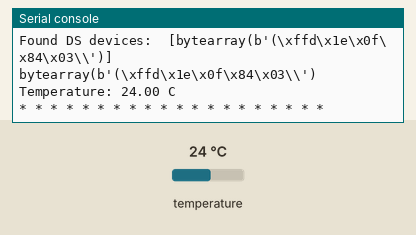
The program below on a simulated ESP32 board running MicroPython. Shown: the last lines printed to the serial console. The inputs (shaded band) are chosen by the test bench; at power-on: temperature 24 °C.

Above: at 1.2 s.
1.3 s: temperature set to 12 °C
At 3.4 s:
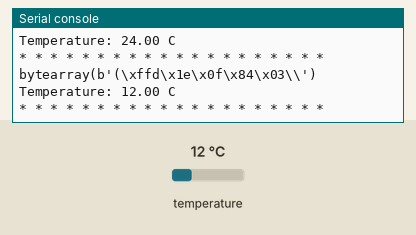
3.7 s: temperature set to 19 °C
At 7.1 s:
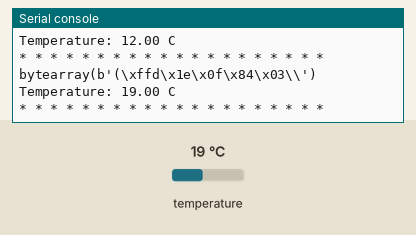
Timing chart, 0 to 8.6 s (numbered marks = the images above; inputs shaded):
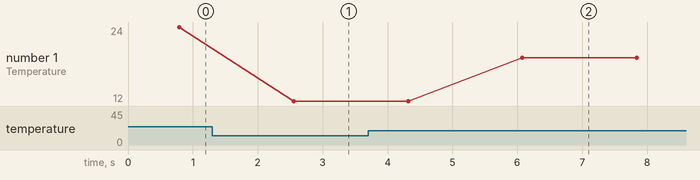

The program:

lab31_DS18B20_Temperature_Sensor.py
```python
#lab31_DS18B20_Temperature_Sensor.py
import machine, onewire, time
from ds18x20 import DS18X20

ds18b20_pin = machine.Pin(4)
ds18b20_sensor = DS18X20(onewire.OneWire(ds18b20_pin))

roms = ds18b20_sensor.scan() # scan for DS18B20 sensors. The addresses found are saved on the roms
print('Found DS devices: ', roms)

while True:
	ds18b20_sensor.convert_temp()
	time.sleep_ms(750)
	for rom in roms:
		print(rom)
		ds18b20_temp = ds18b20_sensor.read_temp(rom)
		ds18b20_temp = round(ds18b20_temp, 2)
		print('Temperature: %3.2f C' %ds18b20_temp)
		print('* '*20)
	time.sleep(1)
```

Measured:
- after the input at 1.3 s, the serial console: prints a new line after 1.3 s (image 1)
- after the input at 3.7 s, the serial console: prints a new line after 2.4 s (image 2)
- plotted number 1: 24 → 12 after the input at 1.3 s, 12 → 19 after the input at 3.7 s
